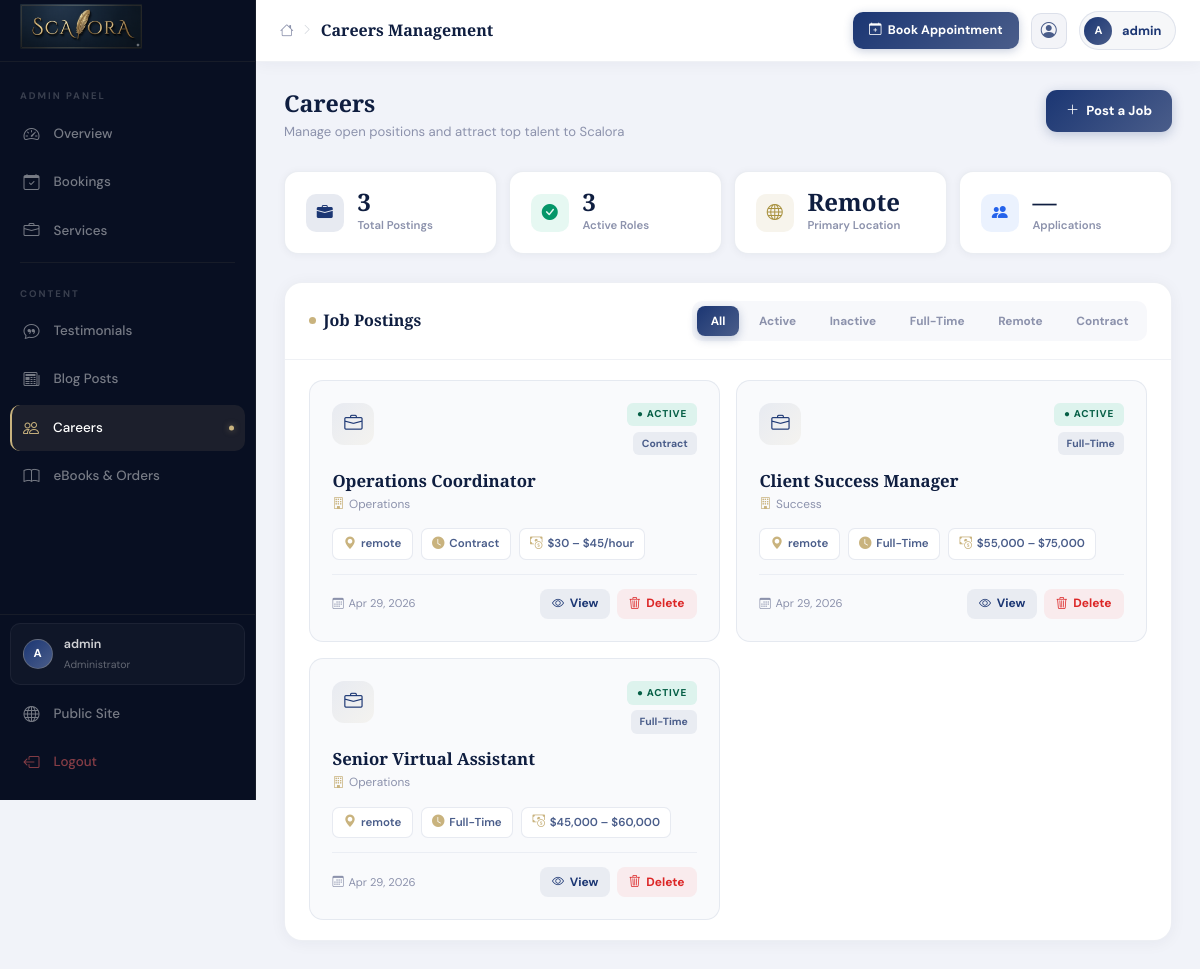
/dashboard/admin/careers/ (signed in), run on the app's committed database.
### careers/models.py (models this page shows, shortened)
class JobPosting(models.Model):
    JOB_TYPE_CHOICES = [
        ('full-time', 'Full-Time'),
        ('part-time', 'Part-Time'),
        ('contract', 'Contract'),
        ('remote', 'Remote'),
    ]
    title = models.CharField(max_length=200)
    department = models.CharField(max_length=100, blank=True)
    job_type = models.CharField(max_length=20, choices=JOB_TYPE_CHOICES, default='full-time')
    location = models.CharField(max_length=100, default='Remote')
    description = models.TextField()
    requirements = models.TextField()
    salary_range = models.CharField(max_length=100, blank=True)
    is_active = models.BooleanField(default=True)
    created_at = models.DateTimeField(auto_now_add=True)
    class Meta:
        ordering = ['-created_at']

### dashboard/views.py (the view)
# urls.py: path('admin/careers/', views.admin_careers, name='admin_careers'),
@login_required
def admin_careers(request):
    if not is_admin_user(request.user):
        return redirect('dashboard:client_home')
    jobs = JobPosting.objects.all()
    return render(request, 'dashboard/admin/careers.html', {'jobs': jobs})

### dashboard/views.py (called while the page is built)
def is_admin_user(user):
    return user.is_staff or (hasattr(user, 'profile') and user.profile.role == 'admin')

### templates/dashboard/admin/careers.html (shortened to what this page needs)
{% extends 'dashboard/base_dashboard.html' %}
{% block page_title %}Careers Management{% endblock %}
{% block content %}
<div class="cr-page-header">
  <div>
    <h1 class="cr-page-title">Careers</h1>
    <p class="cr-page-sub">Manage open positions and attract top talent to Scalora</p>
  </div>
  <a href="/careers/add/" class="cr-add-btn"><i class="bi bi-plus-lg"></i> Post a Job</a>
</div>
<div class="cr-stats-row">
  <div class="cr-stat">
    <div class="cr-stat-ic c-blue"><i class="bi bi-briefcase-fill"></i></div>
    <div><div class="cr-stat-val">{{ jobs|length }}</div><div class="cr-stat-lbl">Total Postings</div></div>
  </div>
  <div class="cr-stat">
    <div class="cr-stat-ic c-green"><i class="bi bi-check-circle-fill"></i></div>
    <div>
      <div class="cr-stat-val">{% for j in jobs %}{% if j.is_active %}{% with x=forloop.counter %}{% endwith %}{% endif %}{% endfor %}{% with active_count=jobs|length %}{{ active_count }}{% endwith %}</div>
      <div class="cr-stat-lbl">Active Roles</div>
    </div>
  </div>
  <div class="cr-stat">
    <div class="cr-stat-ic c-gold"><i class="bi bi-globe"></i></div>
    <div><div class="cr-stat-val">Remote</div><div class="cr-stat-lbl">Primary Location</div></div>
  </div>
  <div class="cr-stat">
    <div class="cr-stat-ic c-sky"><i class="bi bi-people-fill"></i></div>
    <div><div class="cr-stat-val">—</div><div class="cr-stat-lbl">Applications</div></div>
  </div>
</div>
<div class="cr-panel">
  <div class="cr-panel-header">
    <div class="cr-panel-title">Job Postings</div>
    <div class="cr-filter-bar" id="crFilters">
      <button class="cr-tab active" data-filter="all">All</button>
      <button class="cr-tab" data-filter="active">Active</button>
      <button class="cr-tab" data-filter="inactive">Inactive</button>
      <button class="cr-tab" data-filter="full-time">Full-Time</button>
      <button class="cr-tab" data-filter="remote">Remote</button>
      <button class="cr-tab" data-filter="contract">Contract</button>
    </div>
  </div>
  {% if jobs %}
  <div class="cr-grid" id="crGrid">
    {% for j in jobs %}
    <div class="cr-job-col {% if not j.is_active %}inactive-card{% endif %}"
         data-status="{% if j.is_active %}active{% else %}inactive{% endif %}"
         data-type="{{ j.job_type }}">
      <div class="cr-job-card {% if not j.is_active %}inactive{% endif %}">
        <div class="cr-job-top">
          <div class="cr-job-icon-wrap">
            <i class="bi bi-briefcase"></i>
          </div>
          <div class="cr-job-badges">
            <span class="cr-status-badge {% if j.is_active %}active{% else %}inactive{% endif %}">
              {% if j.is_active %}● Active{% else %}○ Inactive{% endif %}
            </span>
            <span class="cr-type-badge">{{ j.get_job_type_display }}</span>
          </div>
        </div>
        <div>
          <h6 class="cr-job-title">{{ j.title }}</h6>
          {% if j.department %}
          <div class="cr-job-dept"><i class="bi bi-building"></i>{{ j.department }}</div>
          {% endif %}
        </div>
        <div class="cr-job-meta">
          <span class="cr-meta-chip"><i class="bi bi-geo-alt-fill"></i>{{ j.location }}</span>
          <span class="cr-meta-chip"><i class="bi bi-clock-fill"></i>{{ j.get_job_type_display }}</span>
          {% if j.salary_range %}
          <span class="cr-meta-chip"><i class="bi bi-cash-coin"></i>{{ j.salary_range }}</span>
          {% endif %}
        </div>
        <div class="cr-job-foot">
          <div class="cr-job-date">
            <i class="bi bi-calendar3"></i>{{ j.created_at|date:"M j, Y" }}
          </div>
          <div class="cr-job-actions">
            <a href="/careers/{{ j.pk }}/" target="_blank" class="cr-job-btn view">
              <i class="bi bi-eye"></i> View
            </a>
            <a href="/careers/{{ j.pk }}/delete/" class="cr-job-btn del">
              <i class="bi bi-trash3"></i> Delete
            </a>
          </div>
        </div>
      </div>
    </div>
    {% endfor %}
  </div>
  {% else %}
  <div class="cr-empty">
    <div class="cr-empty-icon"><i class="bi bi-briefcase"></i></div>
    <h5>No job postings yet</h5>
    <p><a href="/careers/add/" style="color:#1B3673;font-weight:700;">Post your first role →</a></p>
  </div>
  {% endif %}
</div>
{% endblock %}

### templates/dashboard/base_dashboard.html (shortened to what this page needs)
{% load static %}
<!DOCTYPE html>
<html lang="en">
<head>
  <link href="https://cdn.jsdelivr.net/npm/bootstrap@5.3.2/dist/css/bootstrap.min.css" rel="stylesheet">
  <link href="https://cdn.jsdelivr.net/npm/bootstrap-icons@1.11.3/font/bootstrap-icons.css" rel="stylesheet">
  <link rel="stylesheet" href="/static/css/scalora.css">
</head>
<body>
<div class="db-wrapper">
  <aside class="db-sidebar" id="dbSidebar">
    <a href="/" class="sb-brand">
      <h2 class="auth-brand">
    <img src="{% static 'images/scalora-logo.png' %}"
         alt="Scalora Logo"
         style="height: 45px; width: auto;">
</h2>
    </a>
    <nav class="sb-nav">
      <div class="sb-section-label">
        {% if user.is_staff %}Admin Panel{% else %}My Account{% endif %}
      </div>
      {% if user.is_staff %}
      <a href="/dashboard/admin/"
         class="sb-link {% if request.path == '/dashboard/admin/' %}active{% endif %}">
        <i class="bi bi-speedometer2"></i><span>Overview</span>
      </a>
      <a href="/dashboard/admin/bookings/"
         class="sb-link {% if '/bookings/' in request.path and '/dashboard/' in request.path %}active{% endif %}">
        <i class="bi bi-calendar-check"></i><span>Bookings</span>
      </a>
      <a href="/dashboard/admin/services/"
         class="sb-link {% if '/services/' in request.path and '/dashboard/' in request.path %}active{% endif %}">
        <i class="bi bi-briefcase"></i><span>Services</span>
      </a>
      <div class="sb-divider"></div>
      <div class="sb-section-label">Content</div>
      <a href="/dashboard/admin/testimonials/"
         class="sb-link {% if '/testimonials/' in request.path and '/dashboard/' in request.path %}active{% endif %}">
        <i class="bi bi-chat-quote"></i><span>Testimonials</span>
      </a>
      <a href="/dashboard/admin/blogs/"
         class="sb-link {% if '/blogs/' in request.path and '/dashboard/' in request.path %}active{% endif %}">
        <i class="bi bi-newspaper"></i><span>Blog Posts</span>
      </a>
      <a href="/dashboard/admin/careers/"
         class="sb-link {% if '/careers/' in request.path and '/dashboard/' in request.path %}active{% endif %}">
        <i class="bi bi-people"></i><span>Careers</span>
      </a>
      <a href="/dashboard/admin/ebooks/"
         class="sb-link {% if '/ebooks/' in request.path and '/dashboard/' in request.path %}active{% endif %}">
        <i class="bi bi-book"></i><span>eBooks & Orders</span>
      </a>
      {% endif %}
    </nav>
    <div class="sb-footer">
      <a href="/accounts/profile/" class="sb-user-card">
        <div class="sb-user-av">{{ user.first_name|first|upper|default:user.username|first|upper }}</div>
        <div class="sb-user-info">
          <div class="sb-user-name">{{ user.get_full_name|default:user.username|truncatechars:20 }}</div>
          <div class="sb-user-role">{% if user.is_staff %}Administrator{% else %}Client{% endif %}</div>
        </div>
      </a>
      <a href="/" class="sb-link">
        <i class="bi bi-globe"></i><span>Public Site</span>
      </a>
      <a href="/accounts/logout/" class="sb-link sb-logout">
        <i class="bi bi-box-arrow-left"></i><span>Logout</span>
      </a>
    </div>
  </aside>
  <div class="db-main">
    <header class="db-topbar">
      <div class="topbar-title-wrap">
        <i class="bi bi-house topbar-home-ic"></i>
        <i class="bi bi-chevron-right topbar-sep"></i>
        <div class="topbar-page-title">{% block page_title %}Dashboard{% endblock %}</div>
      </div>
      <div class="topbar-right">
        <a href="/bookings/book/" class="topbar-book-btn">
          <i class="bi bi-calendar-plus"></i> Book Appointment
        </a>
        <a href="/accounts/profile/" class="topbar-icon-btn" title="Profile">
          <i class="bi bi-person-circle"></i>
        </a>
        <div class="topbar-user-chip">
          <div class="topbar-av">{{ user.first_name|first|upper|default:user.username|first|upper }}</div>
          <span class="topbar-username">{{ user.get_full_name|default:user.username }}</span>
        </div>
      </div>
    </header>
    <div class="db-content">
      {% block content %}{% endblock %}
    </div>
  </div>
</div>
</body>
</html>

### static/css/scalora.css (style rules this page uses)
:root { --primary-dark: #0F1E40; --primary: #1B3673; --primary-light: #4A5D8A; --secondary: #8C92AC; --gold: #c9b37e; --gold-light: #e0cc9e; --off-white: #F2F2F2; --white: #ffffff; --glass-bg: rgba(27, 54, 115, 0.15); --glass-border: rgba(201, 179, 126, 0.18); --glass-bg-dark: rgba(15, 30, 64, 0.75); --text-primary: #0F1E40; --text-light: rgba(255,255,255,0.85); --font-display: 'Playfair Display', Georgia, serif; --font-body: 'DM Sans', system-ui, sans-serif; --radius: 16px; --radius-sm: 10px; --shadow: 0 8px 40px rgba(15,30,64,0.18); --shadow-lg: 0 20px 60px rgba(15,30,64,0.25); --transition: all 0.3s cubic-bezier(0.4, 0, 0.2, 1); }
*, *::before, *::after { box-sizing: border-box; }
html { scroll-behavior: smooth; }
body { font-family: var(--font-body); color: var(--text-primary); background: var(--off-white); line-height: 1.7; overflow-x: hidden; }
h1,h2,h3,h4,h5,h6 { font-family: var(--font-display); font-weight: 700; line-height: 1.2; }
.auth-brand { font-family: var(--font-display); font-size: 2rem; color: var(--primary-dark); }

### data on the page
JobPosting: is_active "● ACTIVE", job_type "Contract", title "Operations Coordinator", department "Operations", location "remote", salary_range "$30 – $45/hour", created_at "Apr 29, 2026"
JobPosting: is_active "● ACTIVE", job_type "Full-Time", title "Client Success Manager", department "Success", location "remote", salary_range "$55,000 – $75,000", created_at "Apr 29, 2026"
JobPosting: is_active "● ACTIVE", job_type "Full-Time", title "Senior Virtual Assistant", department "Operations", location "remote", salary_range "$45,000 – $60,000", created_at "Apr 29, 2026"

### other printed values
{{ user.first_name|first|upper|default:user.username|first|upper }} "A"
{{ user.get_full_name|default:user.username|truncatechars:20 }} "admin"
{{ user.get_full_name|default:user.username }} "admin"
{{ jobs|length }} "3"
{{ active_count }} "3"
